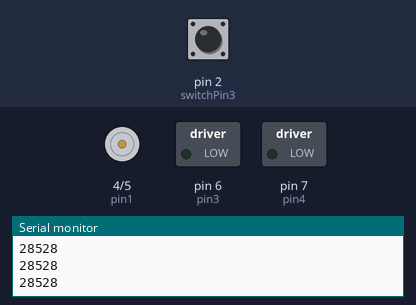
A sketch run on a simulated Arduino Uno, built with avr-gcc and run on an emulated ATmega328P. Shown: motor-driver pin pairs drawn as motors (green arrow = first pin HIGH = forward, orange = second pin HIGH = backward, longer = more drive), switched loads named in the sketch (green lamp = pin HIGH), the last lines printed to the serial monitor. The inputs (shaded band) are chosen by the test bench; at power-on: pin 2 (switchPin3) LOW.

Above: at 1.2 s.
1.3 s: pin 2 (switchPin3) pulled HIGH for 0.15 s
At 1.46 s:
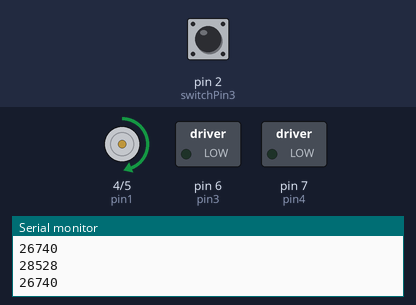
2.9 s: pin 2 (switchPin3) pulled HIGH for 1 s
5.9 s: pin 2 (switchPin3) pulsed HIGH 2 times (0.12 s each, 0.3 s apart)
At 6.28 s:
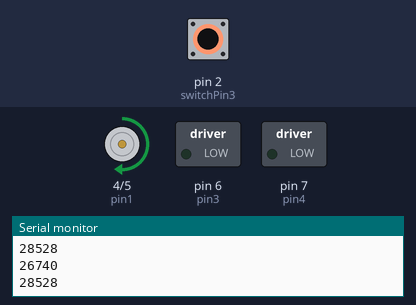
Timing chart, 0 to 8.9 s (numbered marks = the images above; inputs shaded):
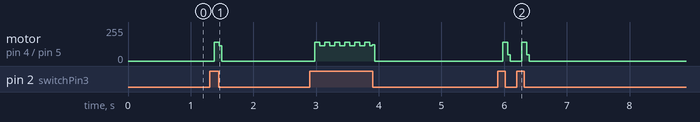

The sketch:

MotorControlBiDirection.ino
```cpp
const int pin1 = 4,pin2 = 5,pin3 = 6,pin4 = 7;
const int switchPin1 = 0,switchPin2=1,switchPin3= 2,switchPin4 = 0;
int switchState1 = 0,switchState2 = 0,switchState3 = 0,switchState4 = 0;

void setup(){
  pinMode(pin1, OUTPUT);
  pinMode(pin2, OUTPUT);
  pinMode(pin3, OUTPUT);
  pinMode(pin4, OUTPUT);
  pinMode(switchPin1, INPUT);
  pinMode(switchPin2, INPUT);
  pinMode(switchPin3, INPUT);
  pinMode(switchPin4, INPUT);
  Serial.begin(9600);
}
void loop()
{
  switchState1 = digitalRead(switchPin1);
  switchState2 = digitalRead(switchPin2);
  switchState3 = digitalRead(switchPin3);
  switchState4 = digitalRead(switchPin4);
  if(switchState1 == HIGH)
  {
    Serial.println('Forward');
    digitalWrite(pin1, HIGH);
    digitalWrite(pin2, LOW);
    digitalWrite(pin3, HIGH);
    digitalWrite(pin4, LOW);
  }
  if(switchState2 == HIGH)
  {
    Serial.println('Reverse');
    digitalWrite(pin1, LOW);
    digitalWrite(pin2, HIGH);
    digitalWrite(pin3, LOW);
    digitalWrite(pin4, HIGH);
  }
  if(switchState3 == HIGH)
  {
    Serial.println('Right');
    digitalWrite(pin1, HIGH);
    digitalWrite(pin2, LOW);
    digitalWrite(pin3, LOW);
    digitalWrite(pin4, LOW);
  }
  if(switchState4 == HIGH)
  {
    Serial.println('Left');
    digitalWrite(pin1, LOW);
    digitalWrite(pin2, LOW);
    digitalWrite(pin3, HIGH);
    digitalWrite(pin4, LOW);
  }
  else
  {

    Serial.println('Stop');
    digitalWrite(pin1, LOW);
    digitalWrite(pin2, LOW);
    digitalWrite(pin3, LOW);
    digitalWrite(pin4, LOW);

  }
}
```

Measured:
- after the input at 1.3 s, motor on pin 4 (pin1) / pin 5 (pin2): stopped → forward 139/255 after 0.08 s, → stopped 0.08 s later
- after the input at 5.9 s, motor on pin 4 (pin1) / pin 5 (pin2): alternates forward 139/255 for 0.08 s and stopped for 0.22 s, 4 changes in all, then stays stopped, starting after 0.08 s
